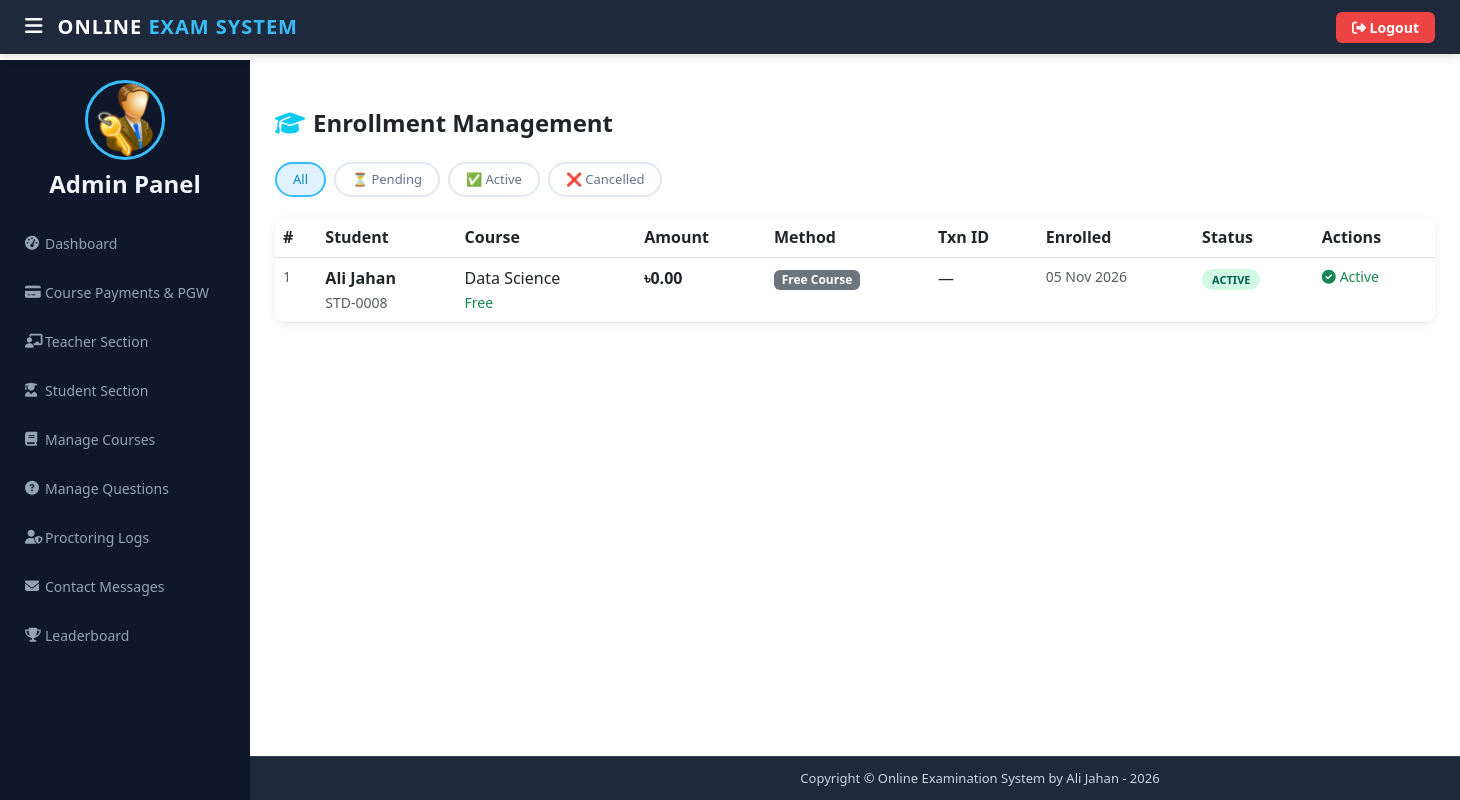
The page /admin-enrollments (signed in) on the database as committed earlier.
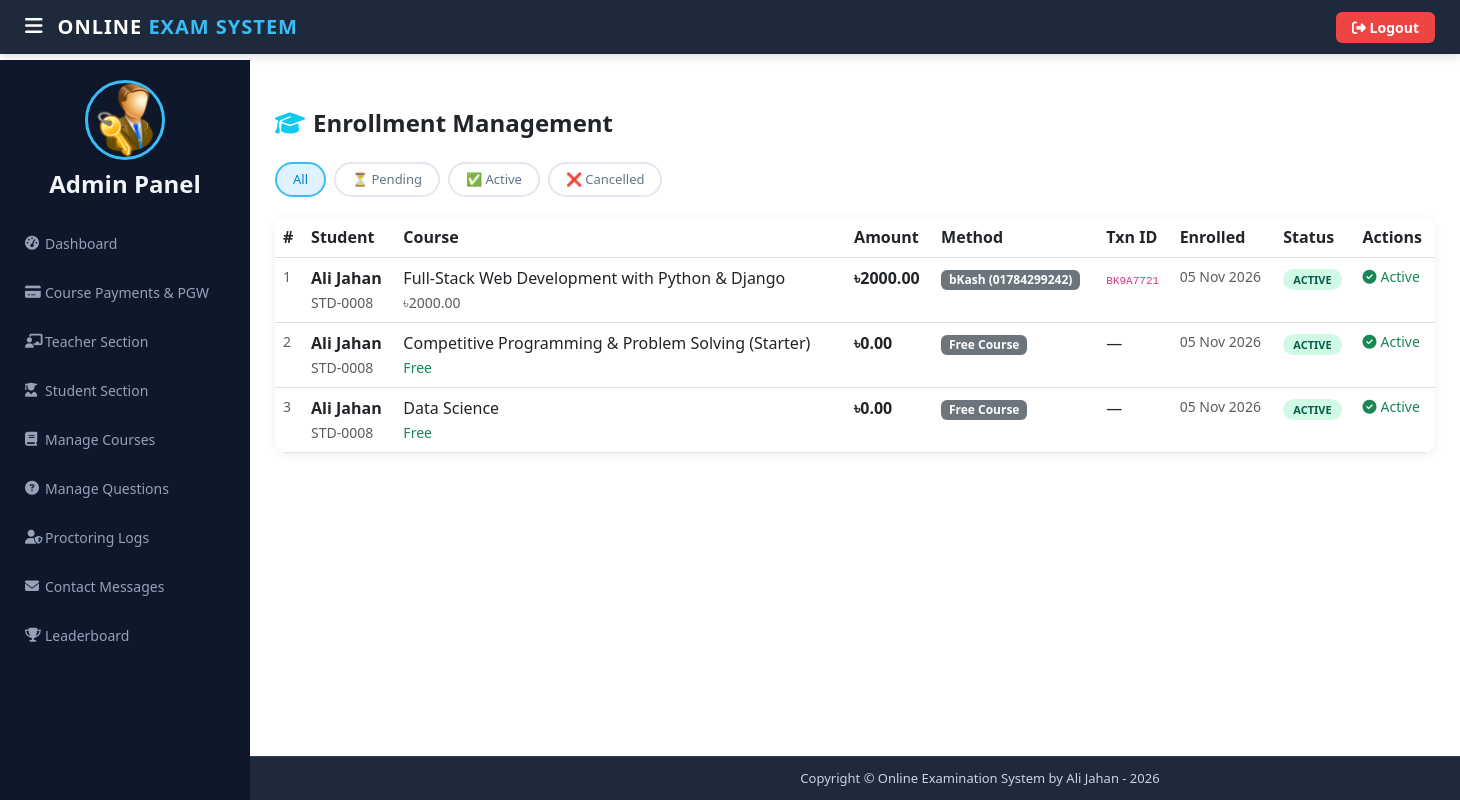
The same page on the database as committed later.
### exam/models.py (models this page shows, shortened)
class Enrollment(models.Model):
    STATUS_CHOICES = [
        ('pending', 'Pending'),
        ('active', 'Active'),
        ('expired', 'Expired'),
        ('cancelled', 'Cancelled'),
    ]
    student = models.ForeignKey(Student, on_delete=models.CASCADE, related_name='enrollments')
    course = models.ForeignKey(Course, on_delete=models.CASCADE, related_name='enrollments')
    status = models.CharField(max_length=20, choices=STATUS_CHOICES, default='pending')
    enrolled_at = models.DateTimeField(auto_now_add=True)
    expires_at = models.DateTimeField(null=True, blank=True)
    class Meta:
        unique_together = ('student', 'course')

class Course(models.Model):
    course_name = models.CharField(max_length=200)
    question_number = models.PositiveIntegerField(default=0)
    total_marks = models.PositiveIntegerField(default=0)
    start_time = models.DateTimeField(null=True, blank=True)
    end_time = models.DateTimeField(null=True, blank=True)
    result_publish_time = models.DateTimeField(null=True, blank=True)
    slug = models.SlugField(max_length=220, unique=True, blank=True, null=True)
    category = models.ForeignKey(CourseCategory, on_delete=models.SET_NULL, null=True, blank=True, related_name='courses')
    teacher = models.ForeignKey(Teacher, on_delete=models.SET_NULL, null=True, blank=True, related_name='courses')
    description = models.TextField(blank=True)
    thumbnail = models.ImageField(upload_to='course_thumbnails/', null=True, blank=True)
    price = models.DecimalField(max_digits=8, decimal_places=2, default=0.00)
    original_price = models.DecimalField(max_digits=8, decimal_places=2, default=0.00, blank=True)
    negative_marking = models.FloatField(default=0.25)
    routine_date = models.DateField(null=True, blank=True)
    routine_syllabus = models.TextField(blank=True, default='')
    batch_title = models.CharField(max_length=150, blank=True, default='')
    is_free = models.BooleanField(default=False)
    is_active = models.BooleanField(default=True)
    created_at = models.DateTimeField(auto_now_add=True, null=True, blank=True)
    updated_at = models.DateTimeField(auto_now=True, null=True, blank=True)
    class Meta:
        ordering = ['-created_at']

class Payment(models.Model):
    METHOD_CHOICES = [
        ('bkash', 'bKash (01784299242)'),
        ('rocket', 'Rocket (01626796685)'),
        ('nagad', 'Nagad'),
        ('card', 'Islami Bank Visa Debit Card'),
        ('free', 'Free Course'),
        ('manual', 'Manual/Admin Approval'),
    ]
    STATUS_CHOICES = [
        ('pending', 'Pending Review'),
        ('completed', 'Completed / Verified'),
        ('failed', 'Failed'),
        ('refunded', 'Refunded'),
    ]
    enrollment = models.OneToOneField(Enrollment, on_delete=models.CASCADE, related_name='payment')
    amount = models.DecimalField(max_digits=8, decimal_places=2)
    method = models.CharField(max_length=30, choices=METHOD_CHOICES, default='bkash')
    transaction_id = models.CharField(max_length=100, blank=True)
    sender_number = models.CharField(max_length=50, blank=True, default='')
    card_last4 = models.CharField(max_length=10, blank=True, default='')
    bank_name = models.CharField(max_length=100, blank=True, default='Islami Bank Bangladesh Limited')
    status = models.CharField(max_length=20, choices=STATUS_CHOICES, default='pending')
    paid_at = models.DateTimeField(null=True, blank=True)
    notes = models.TextField(blank=True)
    created_at = models.DateTimeField(auto_now_add=True)

### student/models.py (models this page shows, shortened)
class Student(models.Model):
    user=models.OneToOneField(User,on_delete=models.CASCADE)
    profile_pic= models.ImageField(upload_to='profile_pic/Student/',null=True,blank=True)
    address = models.CharField(max_length=40)
    mobile = models.CharField(max_length=20,null=False)
    @property
    def get_name(self):
        return self.user.first_name+" "+self.user.last_name
    @property
    def student_id(self):
        return f"STD-{self.id:04d}"

### exam/enrollment_views.py (the view)
# urls.py: path('admin-enrollments', enrollment_views.admin_enrollments_view, name='admin-enrollments'),
@login_required(login_url='adminlogin')
def admin_enrollments_view(request):
    enrollments = models.Enrollment.objects.all().select_related(
        'student', 'course', 'payment'
    ).order_by('-enrolled_at')
    return render(request, 'exam/admin_enrollments.html', {'enrollments': enrollments})

### templates/exam/admin_enrollments.html (shortened to what this page needs)
{% extends 'exam/adminbase.html' %}
{% load static %}
{% block content %}
<link href="https://cdn.jsdelivr.net/npm/bootstrap@5.3.0/dist/css/bootstrap.min.css" rel="stylesheet">
<br>
<div class="d-flex justify-content-between align-items-center mb-4">
  <h4 class="fw-bold mb-0"><i class="fas fa-graduation-cap text-info me-2"></i>Enrollment Management</h4>
</div>
<div class="filter-tabs">
  <a href="/admin-enrollments" class="filter-tab {% if not request.GET.status %}active{% endif %}">All</a>
  <a href="/admin-enrollments?status=pending" class="filter-tab {% if request.GET.status == 'pending' %}active{% endif %}">⏳ Pending</a>
  <a href="/admin-enrollments?status=active" class="filter-tab {% if request.GET.status == 'active' %}active{% endif %}">✅ Active</a>
  <a href="/admin-enrollments?status=cancelled" class="filter-tab {% if request.GET.status == 'cancelled' %}active{% endif %}">❌ Cancelled</a>
</div>
<div class="table-wrapper">
  <table class="table table-hover mb-0">
    <thead style="background:#f8fafc;">
      <tr>
        <th>#</th>
        <th>Student</th>
        <th>Course</th>
        <th>Amount</th>
        <th>Method</th>
        <th>Txn ID</th>
        <th>Enrolled</th>
        <th>Status</th>
        <th>Actions</th>
      </tr>
    </thead>
    <tbody>
      {% for enrollment in enrollments %}
      <tr>
        <td class="text-muted small">{{ forloop.counter }}</td>
        <td>
          <div class="fw-bold">{{ enrollment.student.get_name }}</div>
          <small class="text-muted">{{ enrollment.student.student_id }}</small>
        </td>
        <td>
          <div class="fw-600">{{ enrollment.course.course_name }}</div>
          {% if enrollment.course.price > 0 %}
            <small class="text-muted">৳{{ enrollment.course.price }}</small>
          {% else %}
            <small class="text-success">Free</small>
          {% endif %}
        </td>
        <td>
          {% if enrollment.payment %}
            <strong>৳{{ enrollment.payment.amount }}</strong>
          {% else %}—{% endif %}
        </td>
        <td>
          {% if enrollment.payment %}
            <span class="badge bg-secondary mb-1">{{ enrollment.payment.get_method_display }}</span>
          {% else %}—{% endif %}
        </td>
        <td>
          {% if enrollment.payment.transaction_id %}
            <code style="font-size:11px;">{{ enrollment.payment.transaction_id }}</code>
          {% else %}—{% endif %}
        </td>
        <td class="small text-muted">{{ enrollment.enrolled_at|date:"d M Y" }}</td>
        <td>
          <span class="status-badge badge-{{ enrollment.status }}">{{ enrollment.status|title }}</span>
        </td>
        <td>
          <div class="d-flex gap-1">
            {% if enrollment.status == 'pending' %}
              <a href="/admin-approve-enrollment/{{ enrollment.id }}"
                 class="btn btn-sm btn-success fw-bold"
                 onclick="return confirm('Approve this enrollment?')">
                <i class="fas fa-check"></i> Approve
              </a>
              <a href="/admin-reject-enrollment/{{ enrollment.id }}"
                 class="btn btn-sm btn-danger fw-bold"
                 onclick="return confirm('Reject this enrollment?')">
                <i class="fas fa-times"></i>
              </a>
            {% elif enrollment.status == 'active' %}
              <span class="text-success small"><i class="fas fa-check-circle me-1"></i>Active</span>
            {% else %}
              <span class="text-muted small">{{ enrollment.status|title }}</span>
            {% endif %}
          </div>
        </td>
      </tr>
      {% endfor %}
    </tbody>
  </table>
</div>
{% endblock content %}

Rows that differ between the two databases and show on the page:
added Enrollment: student.get_name "Ali Jahan", student.student_id "STD-0008", course.course_name "Full-Stack Web Development with Python & Django", course.price "2000.00", payment.amount "2000.00", payment.method "bKash (01784299242)", payment.transaction_id "BK9A7721", enrolled_at "05 Nov 2026", status "ACTIVE", shows "Active"
added Enrollment: student.get_name "Ali Jahan", student.student_id "STD-0008", course.course_name "Competitive Programming & Problem Solving (Starter)", shows "Free", payment.amount "0.00", payment.method "Free Course", enrolled_at "05 Nov 2026", status "ACTIVE", shows "Active"
